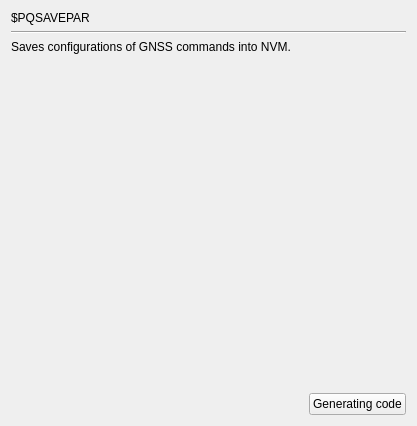
     <widget class="QWidget" name="page_PQSAVEPAR">
      <layout class="QGridLayout" name="gridLayout_281">
       <item row="1" column="0" colspan="2">
        <widget class="Line" name="line_151">
         <property name="orientation">
          <enum>Qt::Horizontal</enum>
         </property>
        </widget>
       </item>
       <item row="4" column="0">
        <spacer name="horizontalSpacer_151">
         <property name="orientation">
          <enum>Qt::Horizontal</enum>
         </property>
         <property name="sizeHint" stdset="0">
          <size>
           <width>292</width>
           <height>20</height>
          </size>
         </property>
        </spacer>
       </item>
       <item row="4" column="1">
        <widget class="QPushButton" name="GC_PQSAVEPAR">
         <property name="layoutDirection">
          <enum>Qt::LeftToRight</enum>
         </property>
         <property name="text">
          <string>Generating code</string>
         </property>
        </widget>
       </item>
       <item row="2" column="0" colspan="2">
        <widget class="QLabel" name="label_592">
         <property name="text">
          <string>Saves configurations of GNSS commands into NVM.</string>
         </property>
        </widget>
       </item>
       <item row="0" column="0" colspan="2">
        <widget class="QLabel" name="label_591">
         <property name="text">
          <string>$PQSAVEPAR</string>
         </property>
        </widget>
       </item>
       <item row="3" column="1">
        <spacer name="verticalSpacer_151">
         <property name="orientation">
          <enum>Qt::Vertical</enum>
         </property>
         <property name="sizeHint" stdset="0">
          <size>
           <width>20</width>
           <height>333</height>
          </size>
         </property>
        </spacer>
       </item>
      </layout>
     </widget>
